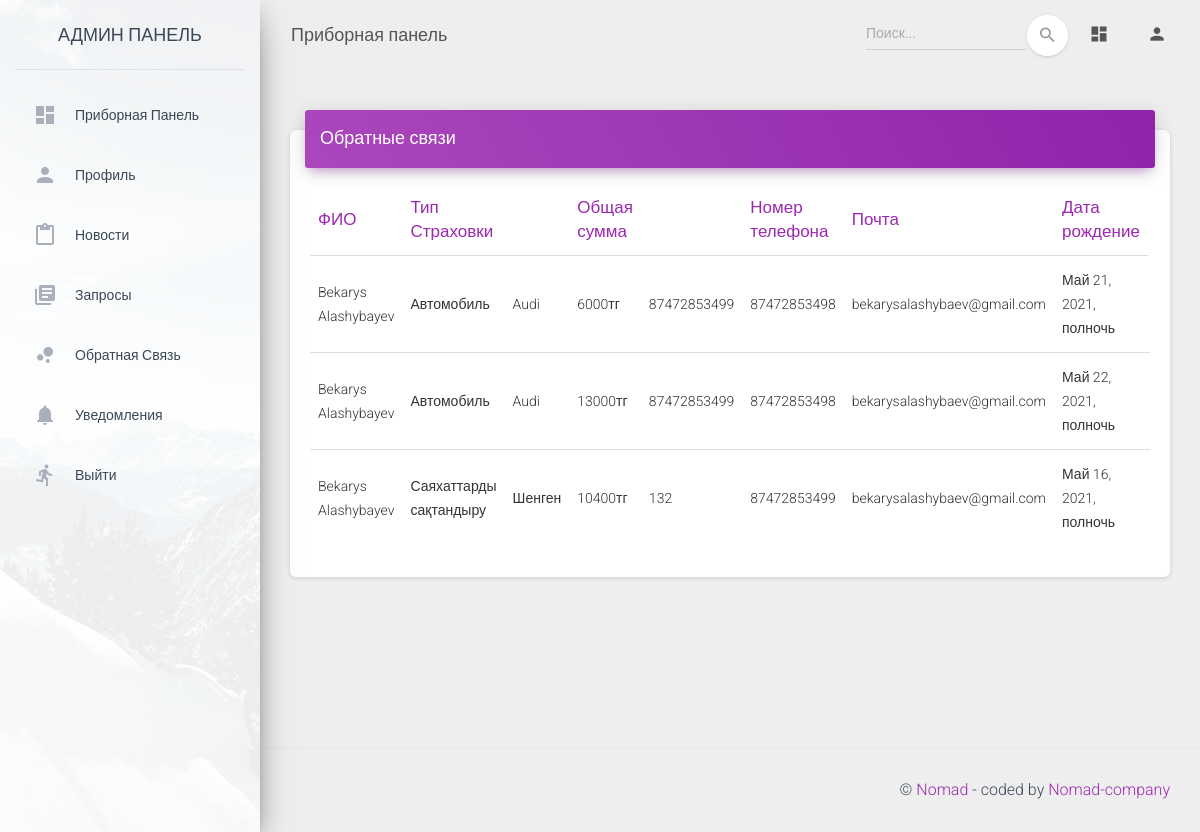
Screenshot of /admin-panel/requests (signed in) with the database file from the repository.
### mainsite/models.py (models this page shows, shortened)
class Issue(models.Model):
    insurance = models.ForeignKey(Insurance, on_delete=models.DO_NOTHING)
    fio = models.CharField(max_length=255)
    iin = models.CharField(max_length=255)
    bday = models.DateTimeField(null=True)
    doc1 = models.CharField(max_length=255, null=True)
    doc2 = models.CharField(max_length=255, null=True)
    doc3 = models.CharField(max_length=255, null=True)
    phone = models.CharField(max_length=255)
    email = models.CharField(max_length=255)
    total = models.IntegerField(default=0)

class Insurance(models.Model):
    name = models.CharField(max_length=255)
    doc1 = models.CharField(max_length=255, null=True)
    doc2 = models.CharField(max_length=255, null=True)
    doc3 = models.CharField(max_length=255, null=True)
    price = models.IntegerField(default=0)

### app/views.py (the view)
# urls.py: path('requests', requests, name='requests'),
@login_required(login_url="/admin-panel/login/")
def requests(request):
    list = Issue.objects.all()
    context = {"list": list}
    context['segment'] = 'requests'
    html_template = loader.get_template('requests.html')
    return HttpResponse(html_template.render(context, request))

### core/templates/requests.html (shortened to what this page needs)
{% extends "layouts/base.html" %}
{% block content %}
        <div class="row">
            <div class="col-md-12">
              <div class="card">
                <div class="card-header card-header-primary">
                  <h4 class="card-title ">Обратные связи</h4>
                </div>
                <div class="card-body">
                  <div class="table-responsive">
                    <table class="table">
                      <thead class=" text-primary">
                        <th>
                          ФИО
                        </th>
                        <th>
                          Тип Страховки
                        </th>
                        <th>
                        </th>
                        <th>
                        Общая сумма
                        </th>
                        <th>
                        </th>
                        <th>
                          Номер телефона
                        </th>
                        <th>
                          Почта
                        </th>
                        <th>
                          Дата рождение
                        </th>
                      </thead>
                      <tbody>
                        {% for l in list %}
                            <tr>
                                <td>{{ l.fio }}</td>
                                <td>{{ l.insurance.name }}</td>
                                <td>{{ l.doc1 }}</td>
                                <td>{{ l.total }}тг</td>
                                <td>{{ l.doc3 }}</td>
                                <td>{{ l.phone }}</td>
                                <td>{{ l.email}}</td>
                                <td>{{ l.bday}}</td>
                                <td>{{ l.created_at|date:"Y-m-d" }}</td>
                            </tr>
                         {% endfor %}
                      </tbody>
                    </table>
                  </div>
                </div>
              </div>
            </div>
        </div>
{% endblock content %}

### rows the page displays
Issue: fio "Bekarys Alashybayev", insurance.name "Автомобиль", doc1 "Audi", total "6000", doc3 "87472853499", phone "87472853498", email "bekarysalashybaev@gmail.com", bday "Май 21, 2021, полночь"
Issue: fio "Bekarys Alashybayev", insurance.name "Автомобиль", doc1 "Audi", total "13000", doc3 "87472853499", phone "87472853498", email "bekarysalashybaev@gmail.com", bday "Май 22, 2021, полночь"
Issue: fio "Bekarys Alashybayev", insurance.name "Саяхаттарды сақтандыру", doc1 "Шенген", total "10400", doc3 "132", phone "87472853499", email "bekarysalashybaev@gmail.com", bday "Май 16, 2021, полночь"
